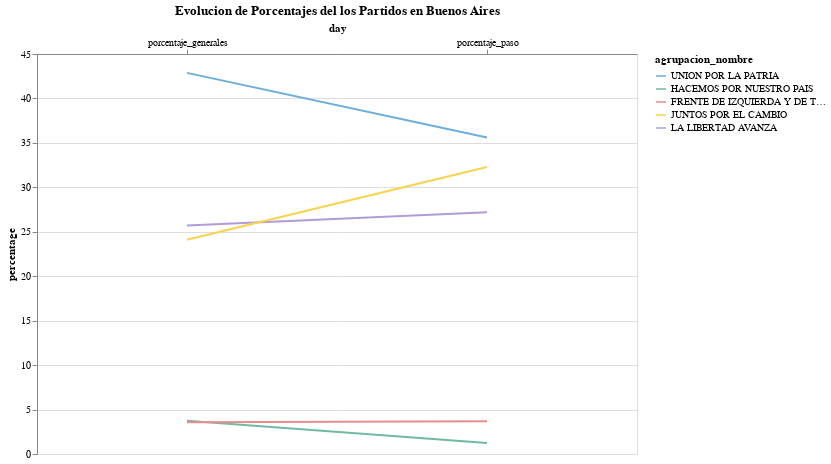

Notebook code for this chart:
### Code cell
votos_bsas = votos_por_partido_y_provincia[votos_por_partido_y_provincia["distrito_nombre"] == "Buenos Aires"]

# Melt the DataFrame to long format for Altair
df_melted = pd.melt(votos_bsas, id_vars=['agrupacion_nombre'], value_vars=['porcentaje_paso', 'porcentaje_generales'],
                    var_name='day', value_name='percentage')

# Create the Altair chart
chart = alt.Chart(df_melted).mark_line().encode(
    x=alt.X('day:N', axis=alt.Axis(labelAngle=0, orient='top')),
    y='percentage:Q',
    color=alt.Color('agrupacion_nombre:N', scale=color_scale)
).properties(
    title='Evolucion de Porcentajes del los Partidos en Buenos Aires',
    width=600,
    height=400
)

# Show the chart
chart

### Figure 1 — Vega-Lite specification as saved in the notebook (floating-point values rounded to 4 significant figures)
{"config": {"view": {"continuousWidth": 300, "continuousHeight": 300}}, "data": {"name": "data-1a870870b6a676081a8ec563604f4bc4"}, "mark": {"type": "line"}, "encoding": {"color": {"field": "agrupacion_nombre", "scale": {"domain": ["UNION POR LA PATRIA", "HACEMOS POR NUESTRO PAIS", "FRENTE DE IZQUIERDA Y DE TRABAJADORES - UNIDAD", "JUNTOS POR EL CAMBIO", "LA LIBERTAD AVANZA"], "range": ["#6BADDB", "#70BAA0", "#E88D8D", "#F8D34B", "#B29CD8"]}, "type": "nominal"}, "x": {"axis": {"labelAngle": 0, "orient": "top"}, "field": "day", "type": "nominal"}, "y": {"field": "percentage", "type": "quantitative"}}, "height": 400, "title": "Evolucion de Porcentajes del los Partidos en Buenos Aires", "width": 600, "$schema": "https://vega.github.io/schema/vega-lite/v5.15.1.json", "datasets": {"data-1a870870b6a676081a8ec563604f4bc4": [{"agrupacion_nombre": "UNION POR LA PATRIA", "day": "porcentaje_paso", "percentage": 35.6}, {"agrupacion_nombre": "HACEMOS POR NUESTRO PAIS", "day": "porcentaje_paso", "percentage": 1.227}, {"agrupacion_nombre": "FRENTE DE IZQUIERDA Y DE TRABAJADORES - UNIDAD", "day": "porcentaje_paso", "percentage": 3.692}, {"agrupacion_nombre": "LA LIBERTAD AVANZA", "day": "porcentaje_paso", "percentage": 27.18}, {"agrupacion_nombre": "JUNTOS POR EL CAMBIO", "day": "porcentaje_paso", "percentage": 32.29}, {"agrupacion_nombre": "UNION POR LA PATRIA", "day": "porcentaje_generales", "percentage": 42.88}, {"agrupacion_nombre": "HACEMOS POR NUESTRO PAIS", "day": "porcentaje_generales", "percentage": 3.73}, {"agrupacion_nombre": "FRENTE DE IZQUIERDA Y DE TRABAJADORES - UNIDAD", "day": "porcentaje_generales", "percentage": 3.581}, {"agrupacion_nombre": "LA LIBERTAD AVANZA", "day": "porcentaje_generales", "percentage": 25.72}, {"agrupacion_nombre": "JUNTOS POR EL CAMBIO", "day": "porcentaje_generales", "percentage": 24.1}]}}
